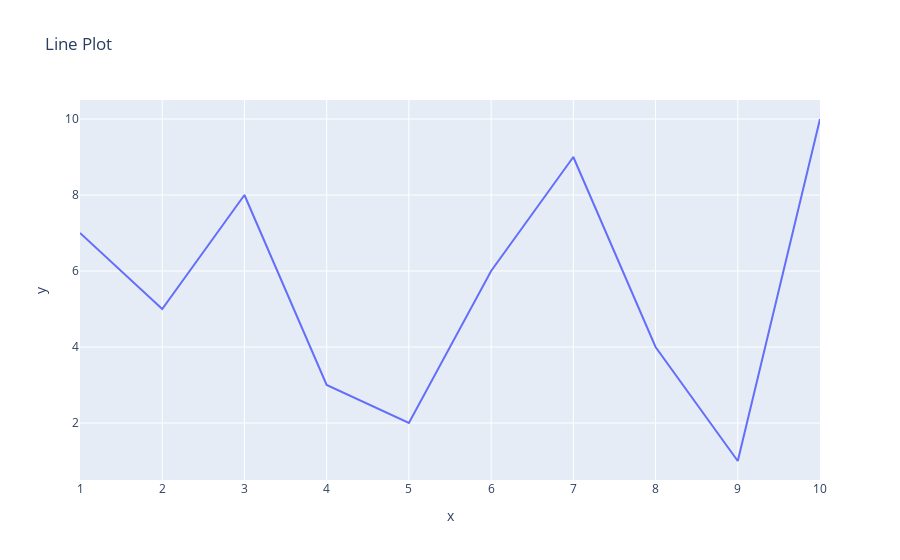

Notebook cell for this chart:
### Code cell
import plotly.express as px
x=[1,2,3,4,5,6,7,8,9,10]
y=[7,5,8,3,2,6,9,4,1,10]
fig=px.line(x=x,y=y,title="Line Plot")
fig.show()

### Figure 1 — Plotly figure (JSON) as saved in the notebook; plotly's stock layout.template omitted (floating-point values rounded to 4 significant figures)
{"data": [{"hovertemplate": "x=%{x}<br>y=%{y}<extra></extra>", "legendgroup": "", "line": {"color": "#636efa", "dash": "solid"}, "marker": {"symbol": "circle"}, "mode": "lines", "name": "", "orientation": "v", "showlegend": false, "type": "scatter", "x": [1, 2, 3, 4, 5, 6, 7, 8, 9, 10], "xaxis": "x", "y": [7, 5, 8, 3, 2, 6, 9, 4, 1, 10], "yaxis": "y"}], "layout": {"legend": {"tracegroupgap": 0}, "title": {"text": "Line Plot"}, "xaxis": {"anchor": "y", "domain": [0, 1], "title": {"text": "x"}}, "yaxis": {"anchor": "x", "domain": [0, 1], "title": {"text": "y"}}}}
